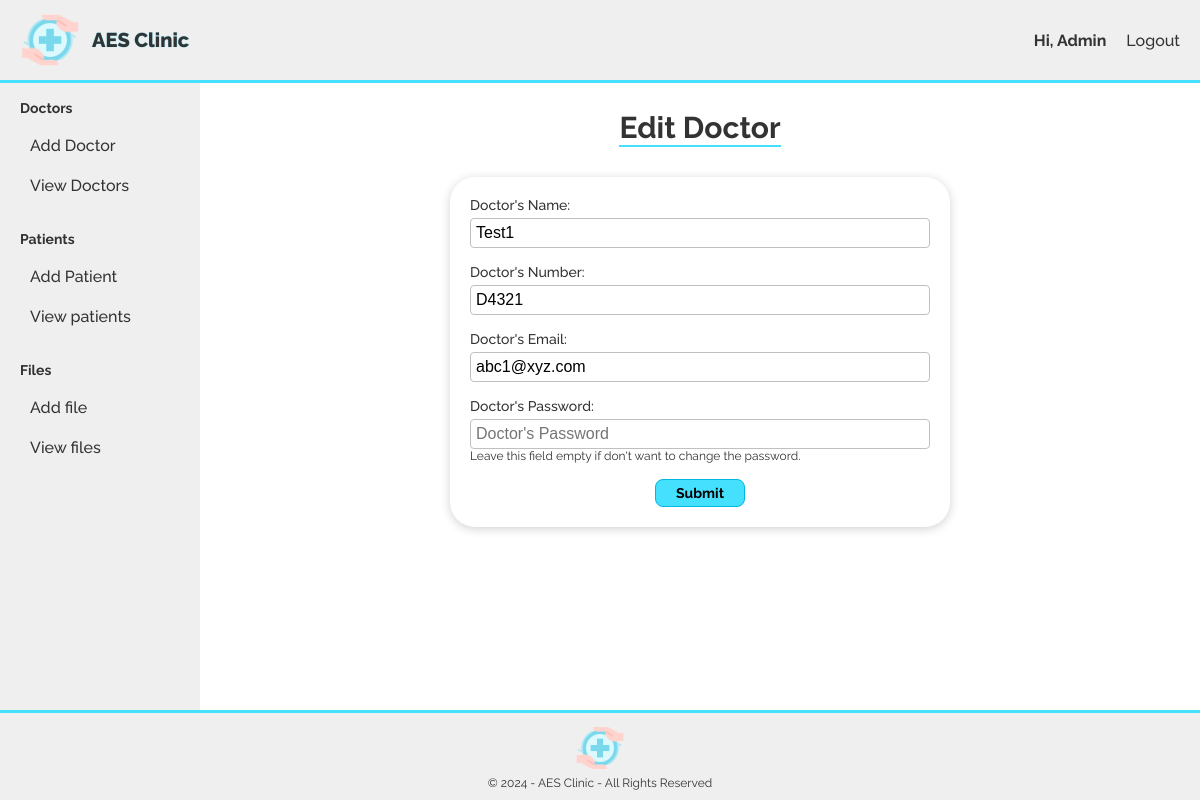
The app's page /edit_doctor.php?id=4 (signed in) with its own data.
### tables this page shows
CREATE TABLE `doctor` (
  `DoctorID` int NOT NULL,
  `D_Name` varchar(255) DEFAULT NULL,
  `D_Number` varchar(15) DEFAULT NULL,
  `D_Email` varchar(255) DEFAULT NULL,
  `D_Password` varchar(255) DEFAULT NULL,
  `adminID` int DEFAULT NULL
);

### defines/functions.php (called while the page is built, shortened)
<?php
function getDoctorById($pdo, $id)
{
    $query = "SELECT * FROM doctor WHERE DoctorID = :id";
    $stmt = $pdo->prepare($query);
    $stmt->bindParam(':id', $id);
    $stmt->execute();
    $doctor = $stmt->fetch(PDO::FETCH_ASSOC);
    if ($doctor) {
        return array("success" => true, "data" => $doctor);
    } else {
        return array("success" => false, "data" => "Doctor not found");
    }
}

### edit_doctor.php (the view, shortened to what this page needs)
<?php
require_once './defines/functions.php';
?>
<!DOCTYPE html>
<html lang="en">
    <head>
        <link rel="stylesheet" href="./assets/css/style.css">
    </head>
    <body>
                <?php include ('header.php'); ?>
        <?php include('navbar.php'); ?>
        <main>
            <div class="title text-center">
                <h2>Edit Doctor</h2>
            </div>
            <div class="box box-sml">
                <?php
                if (isset ($_GET['id'])) {
                    $id = $_GET['id'];
                    $result = getDoctorById($pdo, $id);
                    if ($result['success']) {
                        ?>
                        <form action="?id=<?php echo $id; ?>" method="post" class="w-full" enctype="multipart/form-data">
                            <div class="field">
                                <label class="f-label">Doctor's Name:</label>
                                <input type="text" required value="<?php echo $result['data']['D_Name']; ?>" name="D_Name" class="f-inp" placeholder="Doctor's Name">
                            </div>
                            <div class="field">
                                <label class="f-label">Doctor's Number:</label>
                                <input type="text" required value="<?php echo $result['data']['D_Number']; ?>" name="D_Number" class="f-inp" placeholder="Doctor's Number">
                            </div>
                            <div class="field">
                                <label class="f-label">Doctor's Email:</label>
                                <input type="text" required value="<?php echo $result['data']['D_Email']; ?>" name="D_Email" class="f-inp" placeholder="Doctor's Email">
                            </div>
                            <div class="field">
                                <label class="f-label">Doctor's Password:</label>
                                <input type="password" name="D_Password" class="f-inp" placeholder="Doctor's Password">
                                <p class="form-note">Leave this field empty if don't want to change the password.</p>
                            </div>
                            <div class="text-center">
                                <button type="submit" class="btn">Submit</button>
                            </div>
                        </form>
                        <?php
                    }
                }
                ?>
            </div>
        </main>
        <?php include ('footer.php'); ?>
    </body>
</html>

### assets/css/style.css (style rules this page uses)
* { box-sizing: border-box; margin: 0; padding: 0; }
body { font-family: "Raleway", sans-serif; margin: 0; padding: 0; display: flex; flex-direction: column; min-height: 100vh; color: #333; }
main { flex: 1; overflow-y: auto; padding-top: 110px; padding-left: 230px; padding-right: 30px; padding-bottom: 90px; }
.text-center { text-align: center; }
.title { margin-bottom: 30px; }
.title h2 { display: inline-block; border-bottom: 2px solid #46e0ff; font-size: 30px; }
.box { border-radius: 25px; padding: 20px; background-color: #FFFFFF; box-shadow: 0 2px 10px #33333338; }
.box-sml { width: 500px; max-width: 100%; margin: 0 auto; }
.field { margin-bottom: 16px; }
.f-label { display: block; font-size: 14px; font-weight: 500; margin-bottom: 5px; }
.f-inp { padding: 5px; font-size: 16px; border-radius: 4px; border: 1px solid #c0c0c0; width: 100%; }
.btn { display: inline-block; padding: 5px 20px; border-radius: 8px; border: 1px solid #00b8dd; background-color: #46e0ff; font-size: 14px; font-weight: bold; cursor: pointer; font-family: "Raleway", sans-serif; }
.form-note { font-size: 12px; color: #333; }

### records on screen
doctor: D_Name "Test1", D_Number "D4321", D_Email "abc1@xyz.com"

### other values on screen
$_SESSION['Name'] "Admin"
